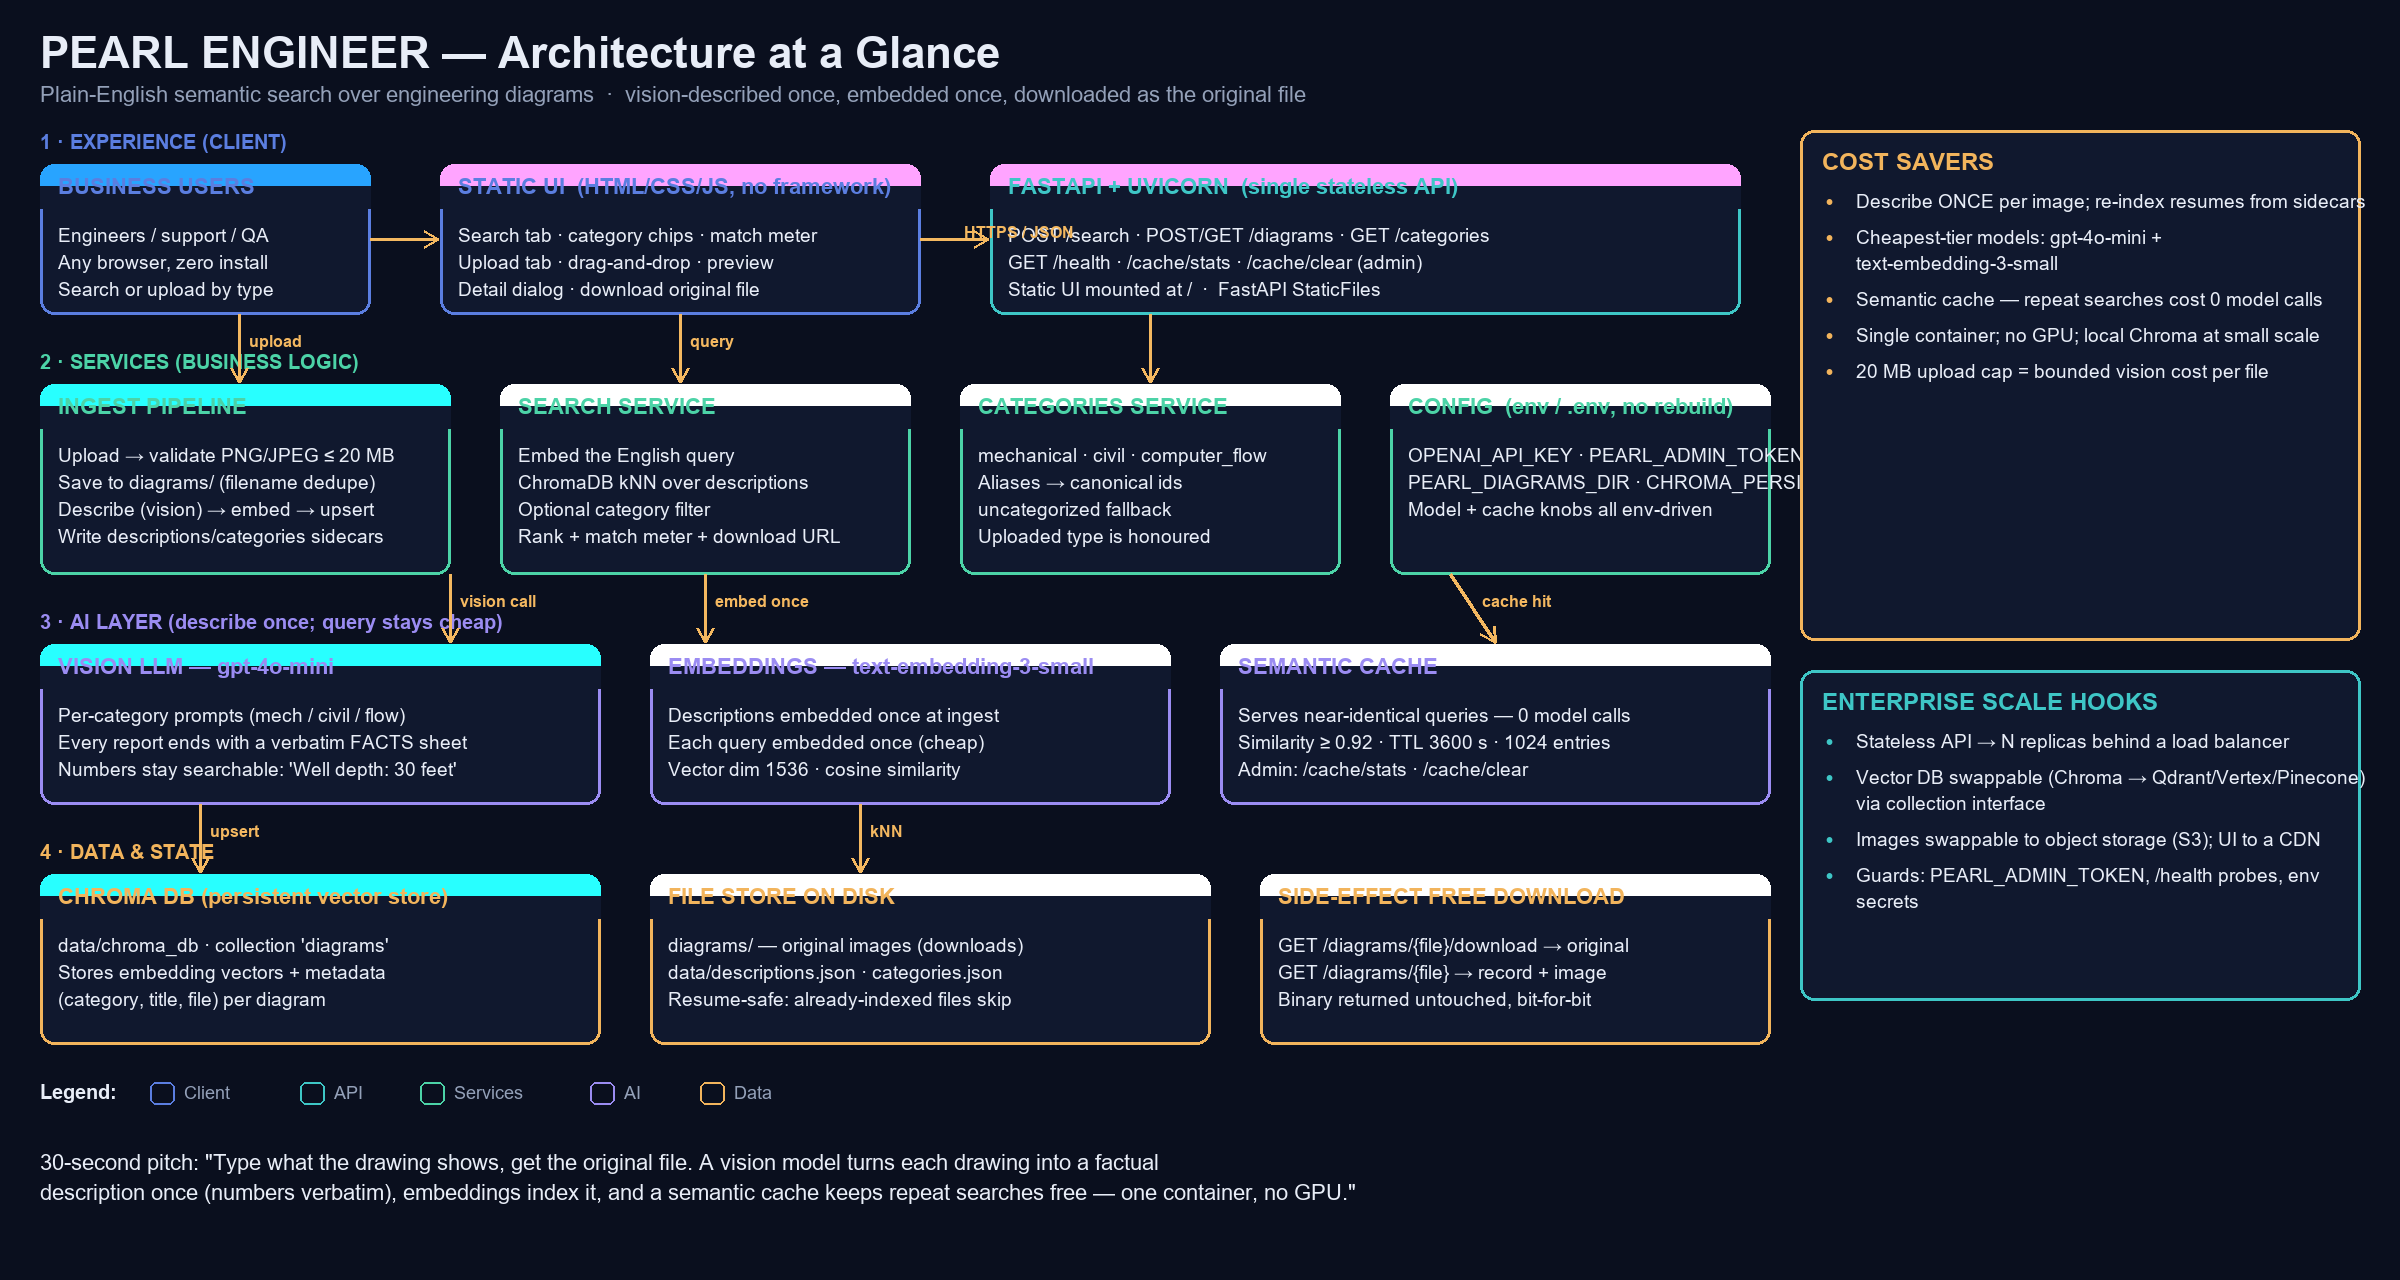

This figure's Python source:
"""Render the Pearl Engineer architecture map as a PNG.Run: python demo/architecture_diagram.py  ->  demo/architecture_diagram.png"""from __future__ import annotationsfrom pathlib import Pathfrom PIL import Image, ImageDraw, ImageFontOUT = Path(__file__).resolve().parent / "architecture_diagram.png"W, H = 2400, 1280BG = (10, 15, 30)PANEL = (16, 24, 46)BORDER = (42, 58, 94)TEXT = (232, 237, 247)MUTED = (147, 160, 184)GOLD = (244, 184, 96)BLUE = (91, 126, 224)      # clientTEAL = (62, 198, 198)      # apiGREEN = (76, 211, 167)     # servicesVIOLET = (155, 140, 242)   # aiAMBER = (242, 180, 92)     # dataFONT = r"C:\Windows\Fonts\arial.ttf"FONTB = r"C:\Windows\Fonts\arialbd.ttf"def F(size: int, bold: bool = False) -> ImageFont.FreeTypeFont:    return ImageFont.truetype(FONTB if bold else FONT, size)img = Image.new("RGB", (W, H), BG)d = ImageDraw.Draw(img)def zone_label(x: int, y: int, text: str, color) -> None:    d.text((x, y), text, font=F(20, True), fill=color)def box(x: int, y: int, w: int, h: int, color, title: str, lines: list[str]) -> None:    header_h = 44    d.rounded_rectangle([x, y, x + w, y + h], 14, fill=PANEL, outline=color, width=3)    # header strip with square bottom on the strip only (keeps rounded top corners)    d.rectangle([x + 3, y + header_h // 2, x + w - 3, y + header_h], fill=PANEL)    d.line([x + 3, y + header_h, x + w - 3, y + header_h], fill=color, width=2)    d.text((x + 18, y + 11), title, font=F(22, True), fill=color)    ty = y + 60    for ln in lines:        d.text((x + 18, ty), ln, font=F(19), fill=TEXT)        ty += 27def arrow(x1: int, y1: int, x2: int, y2: int, label: str = "", vertical: bool = False) -> None:    d.line([x1, y1, x2, y2], fill=GOLD, width=3)    ang_dir = (x2 - x1, y2 - y1)    import math    ang = math.atan2(ang_dir[1], ang_dir[0])    for spread in (math.radians(150), math.radians(-150)):        ex = x2 + 16 * math.cos(ang + spread)        ey = y2 + 16 * math.sin(ang + spread)        d.line([x2, y2, ex, ey], fill=GOLD, width=3)    if label:        mx, my = (x1 + x2) // 2, (y1 + y2) // 2        d.text((mx + 10, my - 16), label, font=F(16, True), fill=GOLD)# â”€â”€ Header â”€â”€â”€â”€â”€â”€â”€â”€â”€â”€â”€â”€â”€â”€â”€â”€â”€â”€â”€â”€â”€â”€â”€â”€â”€â”€â”€â”€â”€â”€â”€â”€â”€â”€â”€â”€â”€â”€â”€â”€â”€â”€â”€â”€â”€â”€â”€â”€â”€â”€â”€â”€â”€â”€â”€â”€â”€â”€â”€â”€â”€â”€â”€â”€d.text((40, 28), "PEARL ENGINEER â€” Architecture at a Glance", font=F(44, True), fill=TEXT)d.text(    (40, 82),    "Plain-English semantic search over engineering diagrams  Â·  vision-described once, embedded once, downloaded as the original file",    font=F(22),    fill=MUTED,)# â”€â”€ Row 1: users â†’ UI â†’ API â”€â”€â”€â”€â”€â”€â”€â”€â”€â”€â”€â”€â”€â”€â”€â”€â”€â”€â”€â”€â”€â”€â”€â”€â”€â”€â”€â”€â”€â”€â”€â”€â”€â”€â”€â”€â”€â”€â”€â”€â”€â”€â”€â”€â”€â”€â”€zone_label(40, 130, "1 Â· EXPERIENCE (CLIENT)", BLUE)box(    40, 164, 330, 150, BLUE, "BUSINESS USERS",    ["Engineers / support / QA", "Any browser, zero install", "Search or upload by type"],)box(    440, 164, 480, 150, BLUE, "STATIC UI  (HTML/CSS/JS, no framework)",    ["Search tab Â· category chips Â· match meter", "Upload tab Â· drag-and-drop Â· preview", "Detail dialog Â· download original file"],)box(    990, 164, 750, 150, TEAL, "FASTAPI + UVICORN  (single stateless API)",    ["POST /search Â· POST/GET /diagrams Â· GET /categories", "GET /health Â· /cache/stats Â· /cache/clear (admin)", "Static UI mounted at /  Â·  FastAPI StaticFiles"],)arrow(370, 239, 438, 239)arrow(920, 239, 988, 239)# â”€â”€ Row 2: services â”€â”€â”€â”€â”€â”€â”€â”€â”€â”€â”€â”€â”€â”€â”€â”€â”€â”€â”€â”€â”€â”€â”€â”€â”€â”€â”€â”€â”€â”€â”€â”€â”€â”€â”€â”€â”€â”€â”€â”€â”€â”€â”€â”€â”€â”€â”€â”€â”€â”€â”€â”€â”€â”€â”€zone_label(40, 350, "2 Â· SERVICES (BUSINESS LOGIC)", GREEN)box(    40, 384, 410, 190, GREEN, "INGEST PIPELINE",    ["Upload â†’ validate PNG/JPEG â‰¤ 20 MB", "Save to diagrams/ (filename dedupe)", "Describe (vision) â†’ embed â†’ upsert", "Write descriptions/categories sidecars"],)box(    500, 384, 410, 190, GREEN, "SEARCH SERVICE",    ["Embed the English query", "ChromaDB kNN over descriptions", "Optional category filter", "Rank + match meter + download URL"],)box(    960, 384, 380, 190, GREEN, "CATEGORIES SERVICE",    ["mechanical Â· civil Â· computer_flow", "Aliases â†’ canonical ids", "uncategorized fallback", "Uploaded type is honoured"],)box(    1390, 384, 380, 190, GREEN, "CONFIG  (env / .env, no rebuild)",    ["OPENAI_API_KEY Â· PEARL_ADMIN_TOKEN", "PEARL_DIAGRAMS_DIR Â· data dir", "Model + cache knobs all env-driven"],)# â”€â”€ Row 3: AI layer â”€â”€â”€â”€â”€â”€â”€â”€â”€â”€â”€â”€â”€â”€â”€â”€â”€â”€â”€â”€â”€â”€â”€â”€â”€â”€â”€â”€â”€â”€â”€â”€â”€â”€â”€â”€â”€â”€â”€â”€â”€â”€â”€â”€â”€â”€â”€â”€â”€â”€â”€â”€â”€â”€â”€zone_label(40, 610, "3 Â· AI LAYER (describe once; query stays cheap)", VIOLET)box(    40, 644, 560, 160, VIOLET, "VISION LLM â€” gpt-4o-mini",    ["Per-category prompts (mech / civil / flow)", "Every report ends with a verbatim FACTS sheet", "Numbers stay searchable: 'Well depth: 30 feet'"],)box(    650, 644, 520, 160, VIOLET, "EMBEDDINGS â€” text-embedding-3-small",    ["Descriptions embedded once at ingest", "Each query embedded once (cheap)", "Vector dim 1536 Â· cosine similarity"],)box(    1220, 644, 550, 160, VIOLET, "SEMANTIC CACHE",    ["Serves near-identical queries â€” 0 model calls", "Similarity â‰¥ 0.92 Â· TTL 3600 s Â· 1024 entries", "Admin: /cache/stats Â· /cache/clear"],)# â”€â”€ Row 4: data â”€â”€â”€â”€â”€â”€â”€â”€â”€â”€â”€â”€â”€â”€â”€â”€â”€â”€â”€â”€â”€â”€â”€â”€â”€â”€â”€â”€â”€â”€â”€â”€â”€â”€â”€â”€â”€â”€â”€â”€â”€â”€â”€â”€â”€â”€â”€â”€â”€â”€â”€â”€â”€â”€â”€â”€â”€â”€â”€zone_label(40, 840, "4 Â· DATA & STATE", AMBER)box(    40, 874, 560, 170, AMBER, "CHROMA DB (persistent vector store)",    ["data/chroma_db Â· collection 'diagrams'", "Stores embedding vectors + metadata", "(category, title, file) per diagram"],)box(    650, 874, 560, 170, AMBER, "FILE STORE ON DISK",    ["diagrams/ â€” original images (downloads)", "data/descriptions.json Â· categories.json", "Resume-safe: already-indexed files skip"],)box(    1260, 874, 510, 170, AMBER, "SIDE-EFFECT FREE DOWNLOAD",    ["GET /diagrams/{file}/download â†’ original", "GET /diagrams/{file} â†’ record + image", "Binary returned untouched, bit-for-bit"],)# â”€â”€ Flow arrows between layers â”€â”€â”€â”€â”€â”€â”€â”€â”€â”€â”€â”€â”€â”€â”€â”€â”€â”€â”€â”€â”€â”€â”€â”€â”€â”€â”€â”€â”€â”€â”€â”€â”€â”€â”€â”€â”€â”€â”€â”€â”€â”€â”€â”€arrow(450, 574, 450, 642, "vision call")arrow(705, 574, 705, 642, "embed once")arrow(239, 314, 239, 382, "upload")arrow(680, 314, 680, 382, "query")arrow(200, 804, 200, 872, "upsert")arrow(860, 804, 860, 872, "kNN")arrow(1450, 574, 1495, 642, "cache hit")arrow(1150, 314, 1150, 382)# â”€â”€ Right rail: costs + scale â”€â”€â”€â”€â”€â”€â”€â”€â”€â”€â”€â”€â”€â”€â”€â”€â”€â”€â”€â”€â”€â”€â”€â”€â”€â”€â”€â”€â”€â”€â”€â”€â”€â”€â”€â”€â”€â”€â”€â”€â”€â”€â”€â”€â”€d.rounded_rectangle([1800, 130, 2360, 640], 14, fill=PANEL, outline=AMBER, width=3)d.text((1822, 148), "COST SAVERS", font=F(24, True), fill=AMBER)costs = [    "Describe ONCE per image; re-index resumes from sidecars",    "Cheapest-tier models: gpt-4o-mini + text-embedding-3-small",    "Semantic cache â€” repeat searches cost 0 model calls",    "Single container; no GPU; local Chroma at small scale",    "20 MB upload cap = bounded vision cost per file",]ty = 190for c in costs:    d.text((1826, ty), "â€¢", font=F(20, True), fill=AMBER)    words, cur = c.split(), ""    lines = []    for wd in words:        trial = (cur + " " + wd).strip()        if d.textlength(trial, font=F(19)) <= 480:            cur = trial        else:            lines.append(cur)            cur = wd    lines.append(cur)    for ln in lines:        d.text((1856, ty), ln, font=F(19), fill=TEXT)        ty += 26    ty += 10d.rounded_rectangle([1800, 670, 2360, 1000], 14, fill=PANEL, outline=TEAL, width=3)d.text((1822, 688), "ENTERPRISE SCALE HOOKS", font=F(24, True), fill=TEAL)scale = [    "Stateless API â†’ N replicas behind a load balancer",    "Vector DB swappable (Chroma â†’ Qdrant / Vertex) via collection interface",    "Images swappable to object storage (S3); UI to a CDN",    "Guards: PEARL_ADMIN_TOKEN, /health probes, env secrets",]ty = 730for c in scale:    d.text((1826, ty), "â€¢", font=F(20, True), fill=TEAL)    words, cur = c.split(), ""    lines = []    for wd in words:        trial = (cur + " " + wd).strip()        if d.textlength(trial, font=F(19)) <= 480:            cur = trial        else:            lines.append(cur)            cur = wd    lines.append(cur)    for ln in lines:        d.text((1856, ty), ln, font=F(19), fill=TEXT)        ty += 26    ty += 10# â”€â”€ Legend + pitch â”€â”€â”€â”€â”€â”€â”€â”€â”€â”€â”€â”€â”€â”€â”€â”€â”€â”€â”€â”€â”€â”€â”€â”€â”€â”€â”€â”€â”€â”€â”€â”€â”€â”€â”€â”€â”€â”€â”€â”€â”€â”€â”€â”€â”€â”€â”€â”€â”€â”€â”€â”€â”€â”€â”€â”€ly = 1080d.text((40, ly), "Legend:", font=F(20, True), fill=TEXT)items = [    (BLUE, "Client"), (TEAL, "API"), (GREEN, "Services"), (VIOLET, "AI"), (AMBER, "Data"),]x = 150for color, label in items:    d.rounded_rectangle([x, ly + 2, x + 24, ly + 24], 6, outline=color, width=2)    d.text((x + 34, ly + 2), label, font=F(18), fill=MUTED)    x += 90 + len(label) * 10d.text(    (40, 1150),    '30-second pitch: "Type what the drawing shows, get the original file. A vision model turns each drawing into a factual',    font=F(22),    fill=TEXT,)d.text(    (40, 1180),    'description once (numbers verbatim), embeddings index it, and a semantic cache keeps repeat searches free â€” one container, no GPU."',    font=F(22),    fill=TEXT,)img.save(OUT, quality=95)print("saved", OUT)
